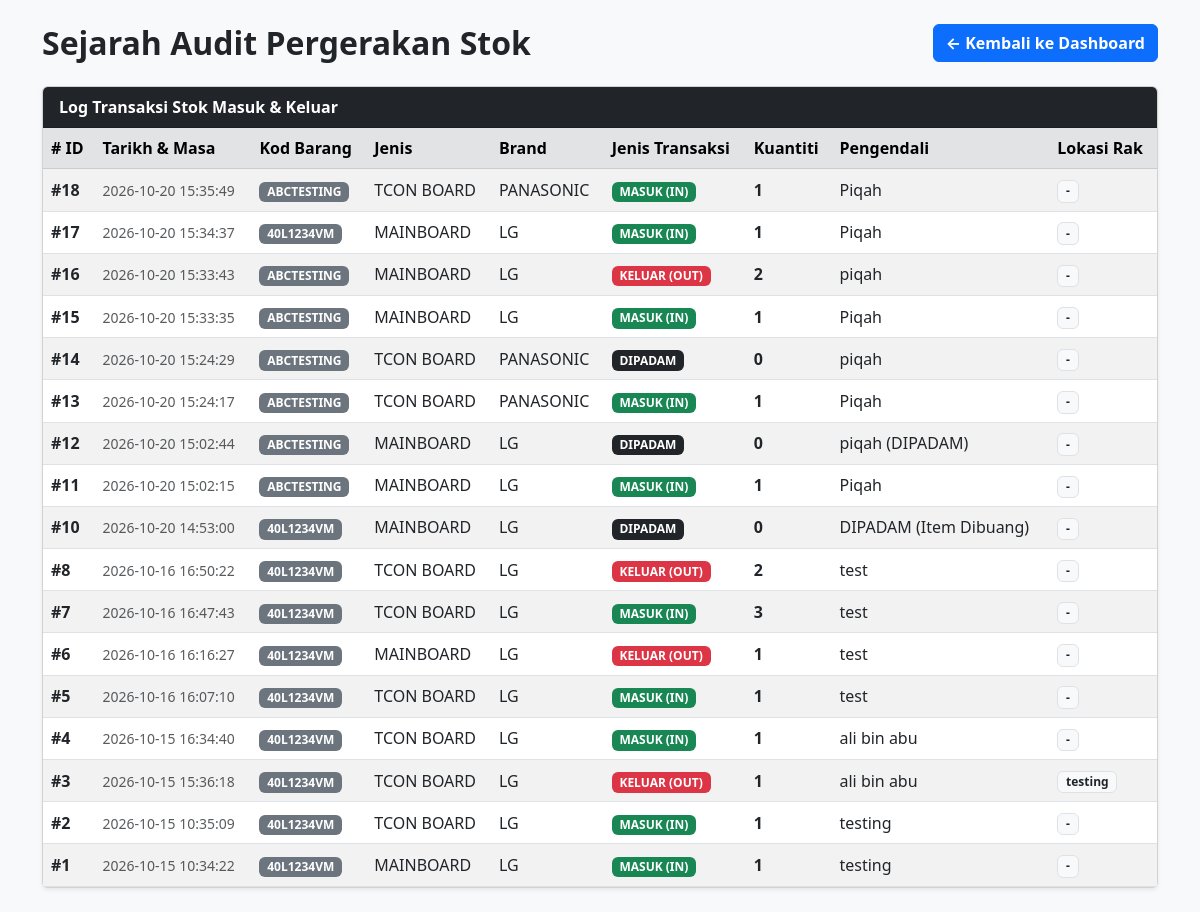
Page /logs on the earlier database version.
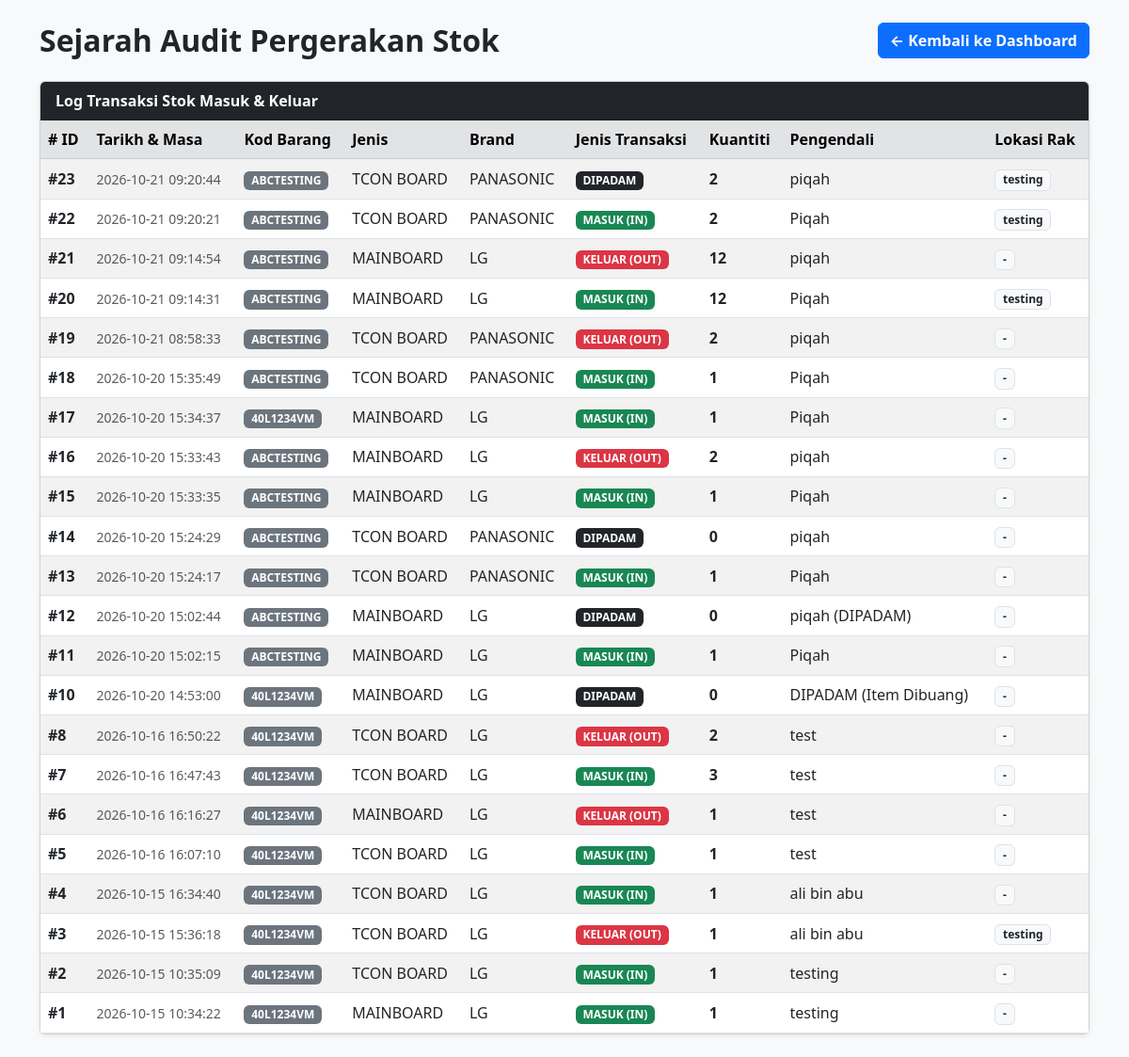
Same page on the later database version.
### tables this page shows
CREATE TABLE stock_logs (
            id INTEGER PRIMARY KEY AUTOINCREMENT,
            timestamp DATETIME DEFAULT CURRENT_TIMESTAMP,
            item_code TEXT NOT NULL,
            item_type TEXT NOT NULL,
            brand TEXT NOT NULL,
            txn_type TEXT CHECK(txn_type IN ('IN', 'OUT')) NOT NULL,
            qty INTEGER NOT NULL,
            handled_by TEXT NOT NULL,
            rack_location TEXT
        );

### app.py (the view)
@app.route('/logs')
def view_logs():
    conn = sqlite3.connect(DB_NAME)
    cursor = conn.cursor()
    cursor.execute('''
        SELECT l.id, l.timestamp, l.item_code, l.item_type, l.brand, l.txn_type, l.qty, l.handled_by, COALESCE(NULLIF(l.rack_location, ''), '-')
        FROM stock_logs l
        ORDER BY l.id DESC
    ''')
    logs = cursor.fetchall()
    conn.close()
    return render_template('logs.html', logs=logs)

### templates/logs.html (shortened to what this page needs)
<!DOCTYPE html>
<html lang="ms">
<head>
    <link href="https://cdn.jsdelivr.net/npm/bootstrap@5.3.0/dist/css/bootstrap.min.css" rel="stylesheet">
</head>
<body class="bg-light">
<div class="container my-4">
    <div class="d-flex justify-content-between align-items-center mb-4">
        <h2 class="fw-bold text-dark mb-0">Sejarah Audit Pergerakan Stok</h2>
        <a href="/" class="btn btn-primary fw-bold">&larr; Kembali ke Dashboard</a>
    </div>
    <div class="card shadow-sm">
        <div class="card-header bg-dark text-white fw-bold">
            Log Transaksi Stok Masuk & Keluar
        </div>
        <div class="card-body p-0">
            <div class="table-responsive">
                <table class="table table-hover table-striped mb-0 align-middle">
                    <thead class="table-secondary">
                        <tr>
                            <th># ID</th>
                            <th>Tarikh & Masa</th>
                            <th>Kod Barang</th>
                            <th>Jenis</th>
                            <th>Brand</th>
                            <th>Jenis Transaksi</th>
                            <th>Kuantiti</th>
                            <th>Pengendali</th>
                            <th>Lokasi Rak</th>
                        </tr>
                    </thead>
                    <tbody>
                        {% for log in logs %}
                        <tr>
                            <td><strong>#{{ log[0] }}</strong></td>
                            <td><small class="text-muted">{{ log[1] }}</small></td>
                            <td><span class="badge bg-secondary">{{ log[2] }}</span></td>
                            <td>{{ log[3] }}</td>
                            <td>{{ log[4] }}</td>
                            <td>
                                {% if 'DIPADAM' in log[8] or log[6] == 0 %}
                                    <span class="badge bg-dark">DIPADAM</span>
                                {% elif log[5] == 'IN' %}
                                    <span class="badge bg-success">MASUK (IN)</span>
                                {% else %}
                                    <span class="badge bg-danger">KELUAR (OUT)</span>
                                {% endif %}
                            </td>
                            <td><strong>{{ log[6] }}</strong></td>
                            <td>{{ log[7] }}</td>
                            <td>
                                <span class="badge bg-light text-dark border">
                                    {{ log[8].replace('(DIPADAM)', '').strip() }}
                                </span>
                            </td>
                        </tr>
                        {% else %}
                        <tr>
                            <td colspan="9" class="text-center py-4 text-muted">
                                Belum ada sebarang rekod pergerakan stok.
                            </td>
                        </tr>
                        {% endfor %}
                    </tbody>
                </table>
            </div>
        </div>
    </div>
</div>
</body>
</html>

Differences in the rows shown:
added stock_logs: id "23", timestamp "2026-10-21 09:20:44", item_code "ABCTESTING", item_type "TCON BOARD", brand "PANASONIC", shows "DIPADAM", qty "2", handled_by "piqah", log "testing"
added stock_logs: id "22", timestamp "2026-10-21 09:20:21", item_code "ABCTESTING", item_type "TCON BOARD", brand "PANASONIC", txn_type "MASUK (IN)", qty "2", handled_by "Piqah", rack_location "testing"
added stock_logs: id "21", timestamp "2026-10-21 09:14:54", item_code "ABCTESTING", item_type "MAINBOARD", brand "LG", txn_type "KELUAR (OUT)", qty "12", handled_by "piqah", rack_location "-"
added stock_logs: id "20", timestamp "2026-10-21 09:14:31", item_code "ABCTESTING", item_type "MAINBOARD", brand "LG", txn_type "MASUK (IN)", qty "12", handled_by "Piqah", rack_location "testing"
added stock_logs: id "19", timestamp "2026-10-21 08:58:33", item_code "ABCTESTING", item_type "TCON BOARD", brand "PANASONIC", txn_type "KELUAR (OUT)", qty "2", handled_by "piqah", rack_location "-"
